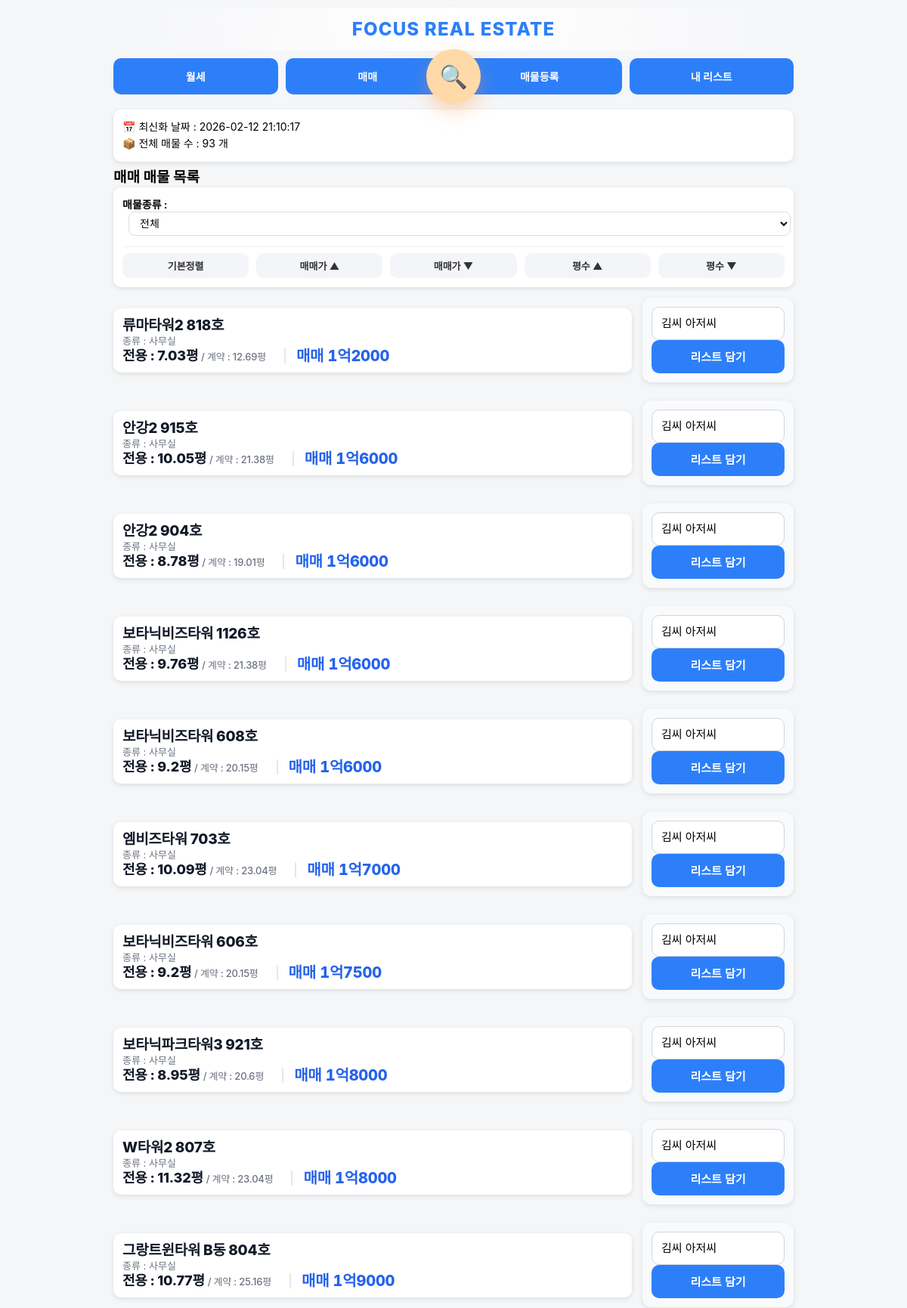
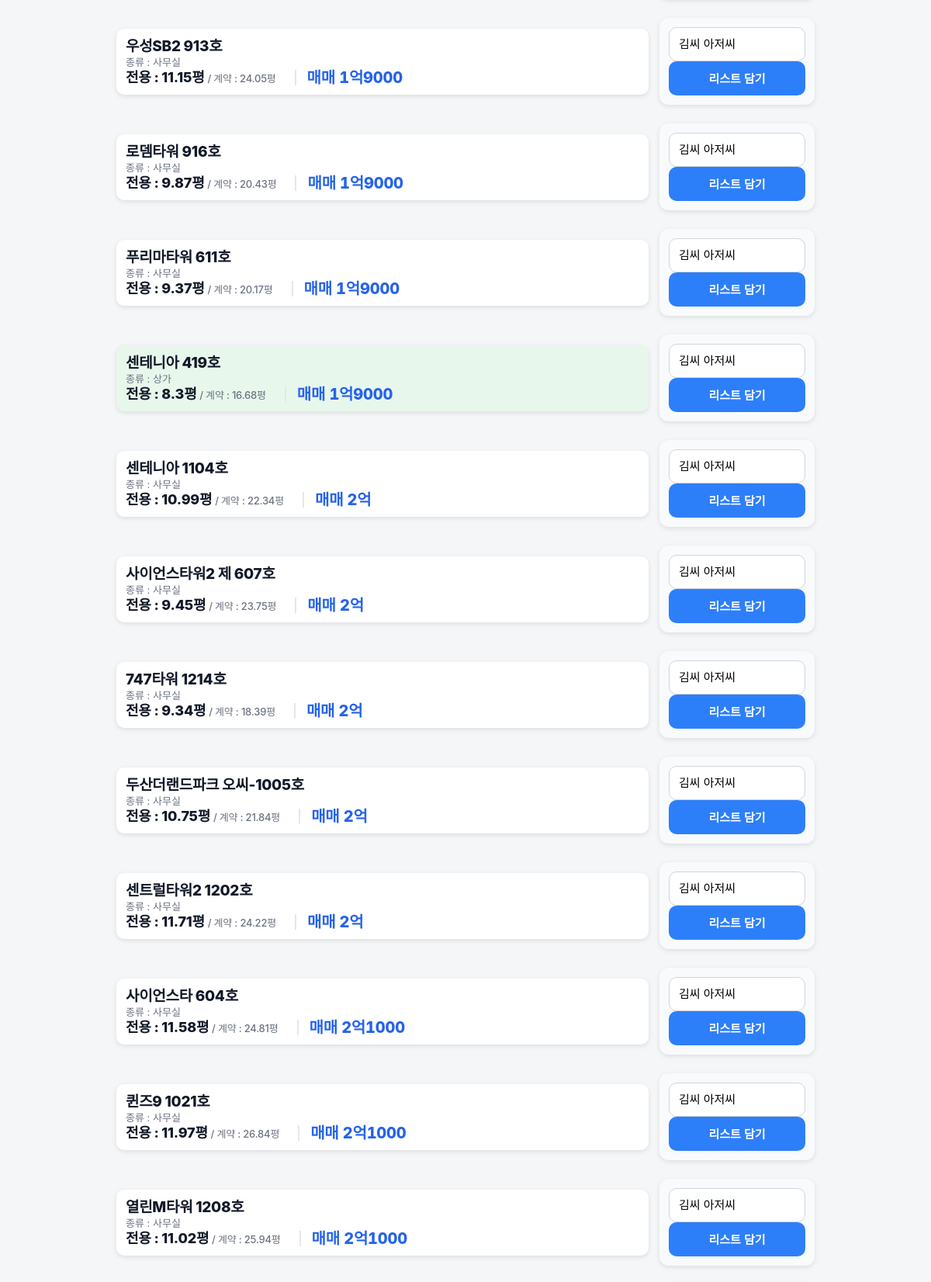
The app's page /?mode=sale (signed in, upper part) with its own data (2 pictures, top to bottom).
### app.py (models this page shows)
class UploadLog(db.Model):
    id = db.Column(db.Integer, primary_key=True)
    upload_time = db.Column(db.String(50))

class Property(db.Model):
    status = db.Column(db.String(20), default='available')
    property_type = db.Column(db.String(50))
    id = db.Column(db.Integer, primary_key=True)
    building_name = db.Column(db.String(200))
    exclusive_area = db.Column(db.Float)
    contract_area = db.Column(db.Float)
    deposit = db.Column(db.Integer)
    rent = db.Column(db.Integer)
    sale_price = db.Column(db.Integer)
    category = db.Column(db.String(20))
    status = db.Column(db.String(20), default='available')

### app.py (the view)
@app.route("/")
@login_required
def index():
    print("현재 로그인 상태:", current_user.is_authenticated)
    mode = request.args.get("mode", "rent")
    sort = request.args.get("sort", "")
    property_type = request.args.get("property_type", "")
    query = Property.query
    if property_type:
        query = query.filter(Property.property_type == property_type)
    if mode == "sale":
        query = query.filter_by(category="매매")
    else:
        query = query.filter_by(category="월세")
    if sort == "rent_asc":
        query = query.order_by(Property.rent.asc(), Property.deposit.asc())
    elif sort == "rent_desc":
        query = query.order_by(Property.rent.desc(), Property.deposit.desc())
    elif sort == "sale_asc":
        query = query.order_by(Property.sale_price.asc())
    elif sort == "sale_desc":
        query = query.order_by(Property.sale_price.desc())
    elif sort == "area_asc":
        query = query.order_by(Property.exclusive_area.asc())
    elif sort == "area_desc":
        query = query.order_by(Property.exclusive_area.desc())
    else:
        if mode == "rent":
            query = query.order_by(Property.rent.asc(), Property.deposit.asc())
        else:
            query = query.order_by(Property.sale_price.asc())
    properties = query.all()
    last_upload = UploadLog.query.order_by(UploadLog.id.desc()).first()
    upload_time = last_upload.upload_time if last_upload else "업로드 기록 없음"
    collections = Collection.query.all()
    existing_pairs = set(
        (item.property_id, item.collection_id)
        for item in CollectionItem.query.all()
    )
    thumb_map = {}
    for img in PropertyImage.query.order_by(PropertyImage.id.desc()).all():
        if img.property_id not in thumb_map:
            thumb_map[img.property_id] = []
        if len(thumb_map[img.property_id]) < 2:
            thumb_map[img.property_id].append(img.file_path)
    return render_template(
        "index.html",
        properties=properties,
        mode=mode,
        format_sale_price_korean=format_sale_price_korean,
        upload_time=upload_time,
        property_type=property_type,
        collections=collections,
        existing_pairs=existing_pairs,
        thumb_map=thumb_map
    )

### app.py (called while the page is built)
@login_manager.user_loader
def load_user(user_id):
    return User.query.get(int(user_id))

def format_sale_price_korean(price):
    try:
        price = int(price)
        if price >= 10000:
            eok = price // 10000
            rest = price % 10000
            if rest == 0:
                return f"{eok}억"
            else:
                return f"{eok}억{rest}"
        else:
            return f"{price}"
    except:
        return price

### templates/index.html (shortened to what this page needs)
{% extends "base.html" %}
{% block content %}
<div class="card info-box">
    <div>📅 최신화 날짜 : {{ upload_time }}</div>
    <div>📦 전체 매물 수 : {{ properties|length }} 개</div>
</div>
{% if mode == "sale" %}
<h2>매매 매물 목록</h2>
{% else %}
<h2>월세 매물 목록</h2>
{% endif %}
<div class="card">
<form method="get">
    <div class="filter-row">
        <strong>매물종류 :</strong>
        <select name="property_type" onchange="this.form.submit()">
            <option value="" {% if not property_type %}selected{% endif %}>전체</option>
        </select>
    </div>
</form>
<div class="sort-buttons">
    <a href="/?mode={{ mode }}&property_type={{ property_type }}">기본정렬</a>
    {% if mode == "sale" %}
        <a href="/?mode=sale&sort=sale_asc&property_type={{ property_type }}">매매가 ▲</a>
        <a href="/?mode=sale&sort=sale_desc&property_type={{ property_type }}">매매가 ▼</a>
    {% else %}
        <a href="/?mode=rent&sort=rent_asc&property_type={{ property_type }}">월세 ▲</a>
        <a href="/?mode=rent&sort=rent_desc&property_type={{ property_type }}">월세 ▼</a>
    {% endif %}
    <a href="/?mode={{ mode }}&sort=area_asc&property_type={{ property_type }}">평수 ▲</a>
    <a href="/?mode={{ mode }}&sort=area_desc&property_type={{ property_type }}">평수 ▼</a>
</div>
</div>
{% for p in properties %}
<div class="detail-row">
    <div class="card property-card {{ p.property_type }}" onclick="location.href='/property/{{ p.id }}'">
        <div class="card-left">
            <div class="title">{{ p.building_name }}</div>
            <div class="detail">
                종류 : {{ p.property_type }}
            </div>
            <div class="detail-line">
    <div class="area-text">
    <span class="area-main">전용 : {{ p.exclusive_area }}평</span>
    <span class="area-sub"> / 계약 : {{ p.contract_area }}평</span>
</div>
    <span class="price-inline">
    {% if p.category == "매매" %}
        매매 {{ format_sale_price_korean(p.sale_price) }}
    {% else %}
        임대 {{ p.deposit }}/{{ p.rent }}
    {% endif %}
    </span>
</div>
        </div>
    </div>
    <form method="POST" action="/add_to_collection" class="ajax-form card action-card">
    <select name="collection_id" class="collection-select">
        {% for c in collections %}
            <option value="{{ c.id }}"
    {% if existing_pairs and (p.id, c.id) in existing_pairs %}data-added="true"{% endif %}>
    {{ c.title }}
</option>
        {% endfor %}
    </select>
    <button type="submit" class="add-btn">
</button>
</form>
</div>
{% endfor %}
{% endblock %}

### templates/base.html (style rules this page uses)
body { font-size: 14px; }
.card-left { flex: 1; }
@media (min-width: 801px) { .sort-buttons { display: flex !important; flex-direction: row !important; gap: 10px !important; } }
@media (min-width: 801px) { .sort-buttons a { flex: 1 !important; } }
body { font-family: "Pretendard", -apple-system, BlinkMacSystemFont, "Segoe UI", Roboto, sans-serif; margin: 0; padding: 0; background: #f5f6f8; }
h2 { font-size:19px; margin:0 0 2px 0; line-height:1.15; }
.card { background: white; padding: 12px; border-radius: 10px; margin-bottom: 10px; box-shadow: 0 2px 6px rgba(0,0,0,0.1); }
.info-box { font-size: 14px; line-height: 1.6; }
select { padding: 10px; width: 100%; border-radius: 8px; border: 1px solid #ccc; font-size: 14px; }
.sort-buttons { display: grid; grid-template-columns: repeat(2, 1fr); gap: 6px; }
.sort-buttons a { background: #eef2f7; padding: 10px; text-align: center; border-radius: 8px; text-decoration: none; font-size: 13px; color: #333; font-weight: bold; }
.property-card .title { font-weight: bold; font-size: 15px; margin-bottom: 2px; line-height: 1.15; }
.property-card .detail { font-size: 13px; margin-bottom: 1px; color: #444; line-height: 1.15; }
.property-card { flex:1; display:flex; transition: transform 0.18s ease, box-shadow 0.18s ease; cursor: pointer; }
.property-card .card-left { display:flex; flex-direction:column; justify-content:center; }
.action-card { transition: transform 0.18s ease, box-shadow 0.18s ease, background 0.15s ease; }
.property-card { background: #ffffff; }
.property-card.상가 { background: #e8f7ec; }
.detail-line { display:flex; align-items:center; gap:10px; flex-wrap:nowrap; }
.area-text { font-size:18px; font-weight:800; color:#111827; line-height:1.05; letter-spacing:-0.2px; }
.detail-row { display:flex; gap:14px; align-items:center; margin-top:14px; }
.detail-row > .card { display:flex; }
.action-card { min-width:176px; width:176px; display:flex; flex-direction:column; justify-content:center; padding:12px; background:#f8fafc; border-radius:12px; }
.action-card select { width:100%; height:44px; padding:0 12px; border-radius:10px; border:1px solid #d0d5dd; font-size:15px; background:#fff; box-sizing:border-box; appearance:none; }
.action-card button { width:100%; height:44px; border:none; border-radius:10px; background:#2d7ff9; color:white; font-weight:700; font-size:15px; cursor:pointer; display:flex; align-items:center; justify-content:center; }
.detail-row { align-items:stretch; }
.property-card { height:100%; display:flex; }
.property-card .card-left { display:flex; flex-direction:column; justify-content:flex-start; }
.property-card .title { font-weight:800; font-size:19px; letter-spacing:-0.3px; color:#111827; }
.price-inline { font-weight:800; font-size:20px; letter-spacing:-0.2px; color:#2563eb; line-height:1; }
.price-inline { padding-left:14px; margin-left:14px; border-left:2px solid #e5e7eb; }
.price-inline, .property-card .price { font-variant-numeric: tabular-nums; }
.property-card .detail { font-size:13px; color:#6b7280; margin:1px 0; line-height:1.2; }
.property-card .detail-line { font-weight:500; }
.price-inline::before { opacity:0.7; }
.property-card { line-height:1.25; }
.area-main { font-weight:800; font-size:18px; color:#111827; }
.area-sub { font-weight:500; font-size:13px; color:#6b7280; }

### templates/index.html (style rules this page uses)
.filter-row { margin-bottom:12px; font-size:14px; }
.filter-row select { margin-left:8px; padding:6px 10px; border-radius:8px; border:1px solid #d9dee7; background:#fff; font-size:14px; transition:0.15s; }
.sort-buttons { margin-top:14px; padding-top:8px; border-top:1px solid #eef1f5; display:flex; flex-wrap:wrap; gap:8px; }
.sort-buttons a { text-decoration:none; color:#333; background:#f3f5f9; padding:7px 12px; border-radius:10px; font-size:13px; font-weight:600; transition:0.15s; }
.property-card { margin-top:14px; }

### records on screen
UploadLog: upload_time "2026-02-12 21:10:17"
Property: building_name "류마타워2 818호", property_type "사무실", exclusive_area "7.03", contract_area "12.69", sale_price "1억2000"
Property: building_name "안강2 915호", property_type "사무실", exclusive_area "10.05", contract_area "21.38", sale_price "1억6000"
Property: building_name "안강2 904호", property_type "사무실", exclusive_area "8.78", contract_area "19.01", sale_price "1억6000"
Property: building_name "보타닉비즈타워 1126호", property_type "사무실", exclusive_area "9.76", contract_area "21.38", sale_price "1억6000"
Property: building_name "보타닉비즈타워 608호", property_type "사무실", exclusive_area "9.2", contract_area "20.15", sale_price "1억6000"
Property: building_name "엠비즈타워 703호", property_type "사무실", exclusive_area "10.09", contract_area "23.04", sale_price "1억7000"
Property: building_name "보타닉비즈타워 606호", property_type "사무실", exclusive_area "9.2", contract_area "20.15", sale_price "1억7500"
Property: building_name "보타닉파크타워3 921호", property_type "사무실", exclusive_area "8.95", contract_area "20.6", sale_price "1억8000"
Property: building_name "W타워2 807호", property_type "사무실", exclusive_area "11.32", contract_area "23.04", sale_price "1억8000"
Property: building_name "그랑트윈타워 B동 804호", property_type "사무실", exclusive_area "10.77", contract_area "25.16", sale_price "1억9000"
Property: building_name "우성SB2 913호", property_type "사무실", exclusive_area "11.15", contract_area "24.05", sale_price "1억9000"
Property: building_name "로뎀타워 916호", property_type "사무실", exclusive_area "9.87", contract_area "20.43", sale_price "1억9000"
Property: building_name "푸리마타워 611호", property_type "사무실", exclusive_area "9.37", contract_area "20.17", sale_price "1억9000"
Property: building_name "센테니아 419호", property_type "상가", exclusive_area "8.3", contract_area "16.68", sale_price "1억9000"
Property: building_name "센테니아 1104호", property_type "사무실", exclusive_area "10.99", contract_area "22.34", sale_price "2억"
Property: building_name "사이언스타워2 제 607호", property_type "사무실", exclusive_area "9.45", contract_area "23.75", sale_price "2억"
Property: building_name "747타워 1214호", property_type "사무실", exclusive_area "9.34", contract_area "18.39", sale_price "2억"
Property: building_name "두산더랜드파크 오씨-1005호", property_type "사무실", exclusive_area "10.75", contract_area "21.84", sale_price "2억"
Property: building_name "센트럴타워2 1202호", property_type "사무실", exclusive_area "11.71", contract_area "24.22", sale_price "2억"
Property: building_name "사이언스타 604호", property_type "사무실", exclusive_area "11.58", contract_area "24.81", sale_price "2억1000"
Property: building_name "퀸즈9 1021호", property_type "사무실", exclusive_area "11.97", contract_area "26.84", sale_price "2억1000"
Property: building_name "열린M타워 1208호", property_type "사무실", exclusive_area "11.02", contract_area "25.94", sale_price "2억1000"

### other values on screen
{{ properties|length }} "93"
form field collection_id "김씨 아저씨"
